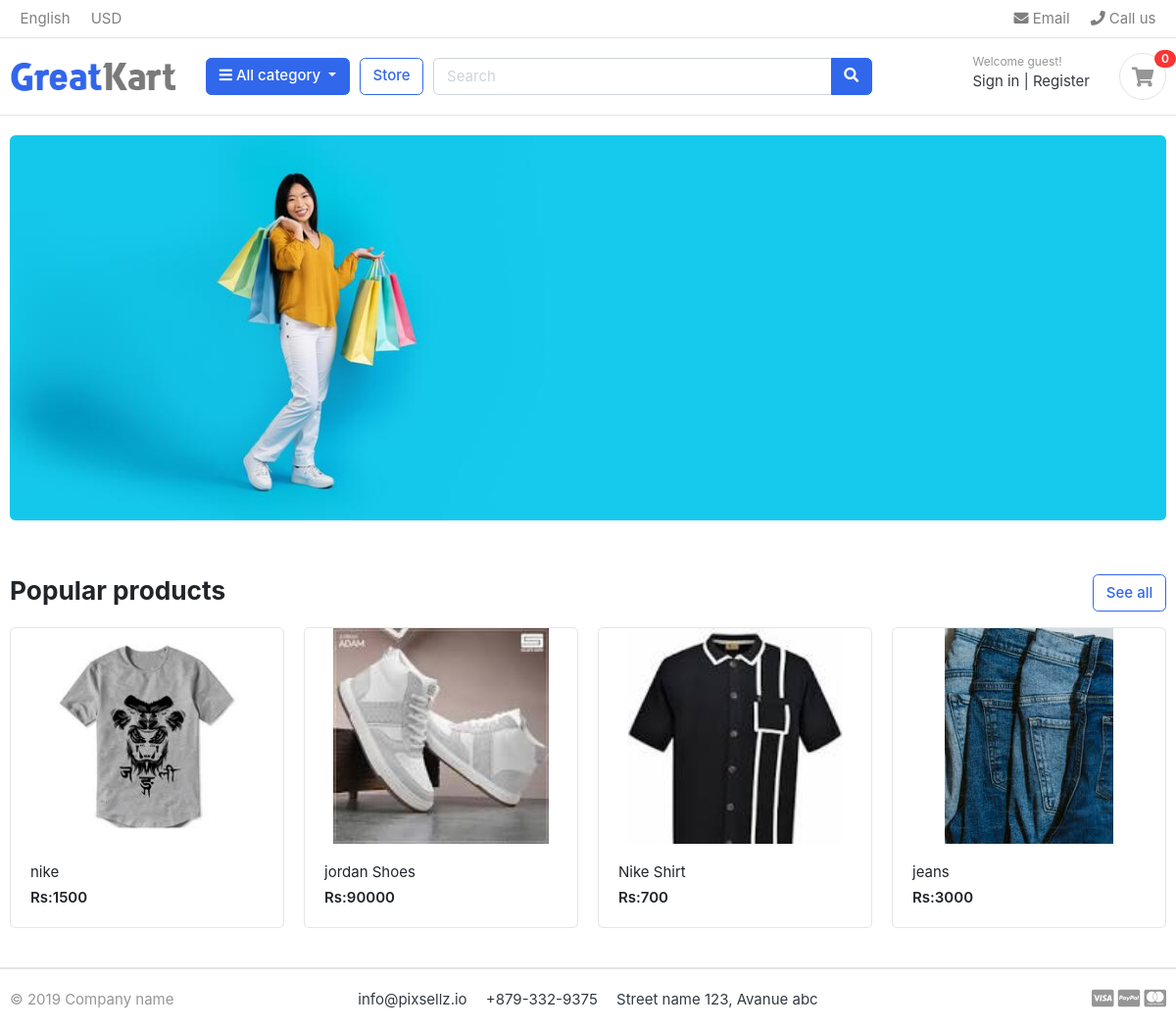
The page / on the database its author committed.
### store/models.py (models this page shows, shortened)
class Product(models.Model):
    product_name=models.CharField(max_length=200, unique=True)
    slug=models.SlugField(max_length=200, unique=True)
    description=models.TextField(max_length=500, blank=True)
    price=models.IntegerField()
    images=models.ImageField(upload_to='photos/products')
    stock=models.IntegerField()
    is_available=models.BooleanField(default=True)
    category=models.ForeignKey(Category,on_delete=models.CASCADE)
    create_date=models.DateTimeField(auto_now_add=True)
    modified_date=models.DateTimeField(auto_now=True)
    def get_url(self):
        return reverse('product_detail',args=[self.category.slug,self.slug])

### projectDjango/views.py (the view)
# urls.py: 2. Add a URL to urlpatterns:  path('', views.home, name='home')
def home(request):
    products=Product.objects.all().filter(is_available=True)
    context={
        'products':products,
    }
    return render(request, 'home.html',context)

### Ecommerce/context_preprocessor.py (called while the page is built)
def category_context(request):
    categories = Category.objects.all()
    return {'categories': categories}

### Ecommerce/models.py (called while the page is built)
    def get_url(self):
        return reverse('products_by_category',args=[self.slug])

### cart/context_preprocessor.py (called while the page is built)
def counter(request):
    cart_count=0
    if 'admin' in request.path:
        return{}
    else:
        try:
            cart=Cart.objects.filter(cart_id=_cart_id(request))
            cart_items=CartItem.objects.all().filter(cart=cart[:1])
            for  cart_item in cart_items:
                cart_count+=cart_item.quantity
        except cart.DoesNotExist:
            cart_count=0
    return dict(cart_count=cart_count)

### cart/views.py (called while the page is built)
def _cart_id(request):
    cart=request.session.session_key
    if not cart:
        cart = request.session.create()
    return cart

### templates/home.html
{% extends 'base.html' %}
{% load static %}
{% block content %}
<section class="section-intro padding-y-sm">
<div class="container">
<div class="intro-banner-wrap">
	<img src="{% static 'images/banners/cover.jpg' %}" class="img-fluid rounded">
</div>
</div>
</section>
<section class="section-name padding-y-sm">
<div class="container">
<header class="section-heading">
	<a href="{% url 'store' %}" class="btn btn-outline-primary float-right">See all</a>
	<h3 class="section-title">Popular products</h3>
</header>
<div class="row">
	{% for product in products %}
	<div class="col-md-3">
		<div class="card card-product-grid">
			<a href="{{ product.get_url }}" class="img-wrap"> <img src="{{product.images.url}}"> </a>
			<figcaption class="info-wrap">
				<a href="{{ product.get_url }}" class="title">{{product.product_name}}</a>
				<div class="price mt-1">Rs:{{product.price}}</div>
			</figcaption>
		</div>
	</div>
	{% endfor %}
</div>
</div>
</section>
</body>
</html>
{% endblock  %}

### templates/base.html (shortened to what this page needs)
{% load static %}
<!DOCTYPE HTML>
<html lang="en">
<head>
<link href="{% static 'css/bootstrap.css' %}" rel="stylesheet" type="text/css"/>
<link href="{% static 'fonts/fontawesome/css/all.min.css' %}" type="text/css" rel="stylesheet">
<link href="{% static 'css/ui.css' %}" rel="stylesheet" type="text/css"/>
<link href="{% static 'css/responsive.css' %}" rel="stylesheet" media="only screen and (max-width: 1200px)" />
</head>
<body>
{% include 'navbar.html' %}
{% block content %}{% endblock %}
 {% include 'footer.html' %}

### templates/navbar.html (shortened to what this page needs)
{% load static %}
<header class="section-header">
  <nav class="navbar p-md-0 navbar-expand-sm navbar-light border-bottom">
    <div class="container">
      <div class="collapse navbar-collapse" id="navbarTop4">
        <ul class="navbar-nav mr-auto">
          <li class="nav-item dropdown">
            <a href="#" class="nav-link"> English </a>
          </li>
          <li class="nav-item dropdown">
            <a href="#" class="nav-link"> USD </a>
          </li>
        </ul>
        <ul class="navbar-nav">
          <li>
            <a href="#" class="nav-link">
              <i class="fa fa-envelope"></i> Email
            </a>
          </li>
          <li>
            <a href="#" class="nav-link">
              <i class="fa fa-phone"></i> Call us
            </a>
          </li>
        </ul>
      </div>
    </div>
  </nav>
  <section class="header-main border-bottom">
    <div class="container">
      <div class="row align-items-center">
        <div class="col-lg-2 col-md-3 col-6">
          <a href="{% url 'home' %}" class="brand-wrap">
            <img class="logo" src="{% static './images/logo.png' %}" />
          </a>
        </div>
        <div class="col-lg col-sm col-md col-6 flex-grow-0">
          <div class="category-wrap dropdown d-inline-block float-right">
            <button type="button" class="btn btn-primary dropdown-toggle" data-toggle="dropdown">
              <i class="fa fa-bars"></i> All category
            </button>
          </div>
        </div>
        <a href="{% url 'store' %}" class="btn btn-outline-primary">Store</a>
        <div class="col-lg col-md-6 col-sm-12 col">
          <form action="{% url 'search' %}" class="search" method="get">
            <div class="input-group w-100">
              <input type="text" class="form-control" style="width: 60%" placeholder="Search" name="keyword" />
              <div class="input-group-append">
                <button class="btn btn-primary" type="submit">
                  <i class="fa fa-search"></i>
                </button>
              </div>
            </div>
          </form>
        </div>
        <div class="col-lg-3 col-sm-6 col-8 order-2 order-lg-3">
          <div class="d-flex justify-content-end mb-3 mb-lg-0">
            {% if user.id is None %}
            <div class="widget-header">
              <small class="title text-muted">Welcome guest!</small>
              <div>
                <a href="{% url 'login' %}">Sign in</a>
                <span class="dark-transp"> | </span>
                <a href="{% url 'register' %}"> Register</a>
              </div>
            </div>
            {% endif %}
            <a href="{% url 'cart' %}" class="widget-header pl-3 ml-3">
              <div class="icon icon-sm rounded-circle border">
                <i class="fa fa-shopping-cart"></i>
              </div>
              <span class="badge badge-pill badge-danger notify">{{cart_count}}</span>
            </a>
          </div>
        </div>
      </div>
    </div>
  </section>
</header>

### templates/footer.html
{% load static %}
<footer class="section-footer border-top">
	<div class="container">
		<section class="footer-bottom border-top row">
			<div class="col-md-2">
				<p class="text-muted"> &copy 2019 Company name </p>
			</div>
			<div class="col-md-8 text-md-center">
				<span  class="px-2">info@pixsellz.io</span>
				<span  class="px-2">+879-332-9375</span>
				<span  class="px-2">Street name 123, Avanue abc</span>
			</div>
			<div class="col-md-2 text-md-right text-muted">
				<i class="fab fa-lg fa-cc-visa"></i>
				<i class="fab fa-lg fa-cc-paypal"></i>
				<i class="fab fa-lg fa-cc-mastercard"></i>
			</div>
		</section>
	</div>
</footer>

### projectDjango/static/css/ui.css (style rules this page uses)
html { font-family: "Inter", sans-serif; font-size: 15px; }
.img-wrap { text-align: center; display: block; }
.img-wrap img { max-width: 100%; }
.icon-xs, .icon-sm, .icon-md, .icon-lg { display: inline-block; text-align: center; flex-shrink: 0; flex-grow: 0; }
.icon-sm { width: 48px; height: 48px; line-height: 48px !important; font-size: 20px; }
.padding-y-sm { padding-top: 20px; padding-bottom: 20px; }
.section-heading { margin-bottom: 20px; margin-top: 15px; }
.section-title { color: #212529; }
p:last-child { margin-bottom: 0; }
.header-main { position: relative; padding-top: 1rem; padding-bottom: 1rem; }
.brand-wrap .logo, .navbar-brand .logo { margin-right: 7px; max-height: 42px; display: inline-block; }
.widget-header { display: inline-block; vertical-align: middle; position: relative; }
.widget-header a { color: #343a40; }
.widget-header i { color: #969696; }
.widget-header .title { display: block; }
.widget-header .notify { position: absolute; top: -3px; right: -10px; }
.footer-bottom { padding-top: 20px; padding-bottom: 20px; }
[class*=card-product] a.title { color: #212529; display: block; }
[class*=card-product] .img-wrap { overflow: hidden; position: relative; }
[class*=card-product] .img-wrap img { height: 100%; max-width: 100%; width: auto; display: inline-block; -o-object-fit: cover; object-fit: cover; }
.card-product-grid { margin-bottom: 20px; }
.card-product-grid .img-wrap { border-radius: 0.2rem 0.2rem 0 0; height: 220px; }
.card-product-grid .info-wrap { overflow: hidden; padding: 18px 20px; }
.card .img-wrap { overflow: hidden; }
.notify { position: absolute; top: -4px; right: -10px; display: inline-block; padding: 0.25em 0.6em; font-size: 12px; line-height: 1; text-align: center; border-radius: 3rem; color: #fff; background-color: #fa3434; }
.price { font-weight: 600; color: #212529; }

### rows shown on the page
Product: images (picture), product_name "nike", price "1500"
Product: images (picture), product_name "jordan Shoes", price "90000"
Product: images (picture), product_name "Nike Shirt", price "700"
Product: images (picture), product_name "jeans", price "3000"

### other values the page prints
{{ cart_count }} "0"
